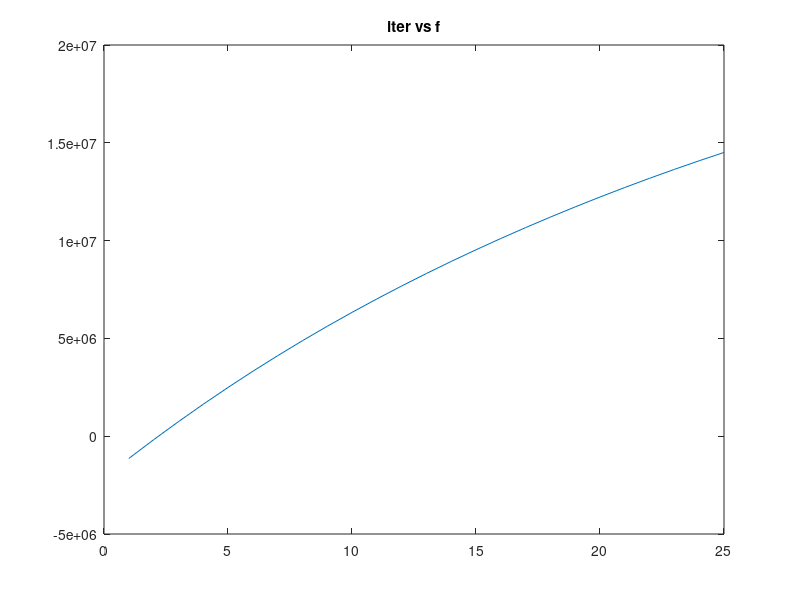
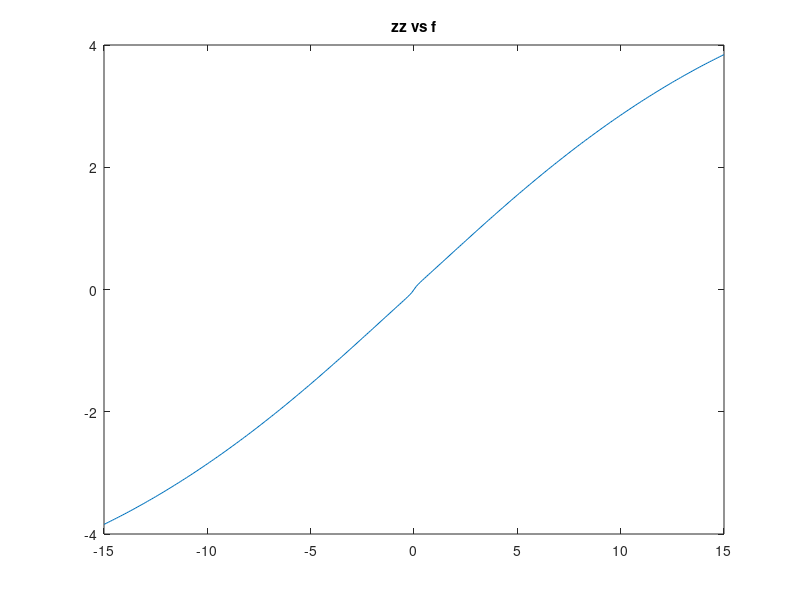
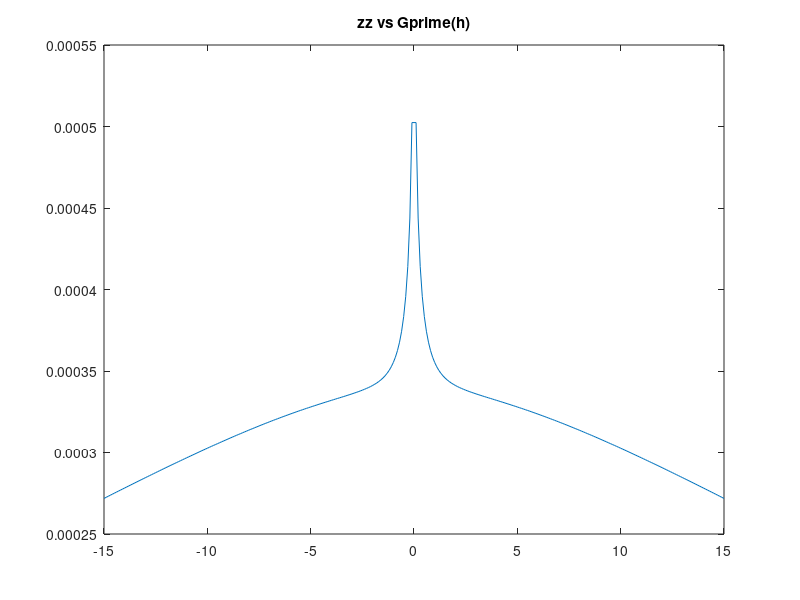

These figures' MATLAB source, in order:
function shakV5 % Optimised code

    tic
    clearvars;
    zz = -15:0.1:15;    
    zz = zz(zz ~= 0);
    zz = transpose(zz);

    n = max(size(zz));
    alpha = rand(n, 1);
    m = norm(sum(alpha)) / 2;

    y2 = iteratoverfuncnewton(alpha, zz, m, n);
    %subplot(2, 1, 1);
    figure;
    plot(zz, y2);
    title('zz vs Gprime(h)');

    elapsedTime = toc;
    disp(['Execution time: ' num2str(elapsedTime) ' seconds']);
    elapsedTime = toc / 60;
    fprintf('Time in mins: %.4f minutes\n', elapsedTime);

end

function y = iteratoverfuncnewton(alpha, zz, m, n)

    correctedvs = zeros(n, 1);
    valueArr = zeros(n, 1);
    iter=25;

    for i = 1:max(size(zz))
        disp(zz(i));
        values = newton(zz(i), alpha, m, iter,zz,i);
        valueArr(i)=-imag(values^2);
        correctedvs(i) = -(imag((values^2) / (n * pi * zz(i))));
    end
    figure;
    plot(zz,valueArr);
    title('zz vs f');
    y = correctedvs;
    
end

function [y] = newton(z, alpha, m, iter,zz,i)

    guess = -1i;
    iterArr = zeros(iter, 1);
    fArr = zeros(iter, 1);
    for ii = 1:iter
        [f, fp] = func1examplenewt(z, alpha, m, guess);
       
        if (fp ~= 0)
            current = guess - f / fp;
            guess = current;
        end
        if(i == numel(zz))
            iterArr(ii)=ii;
            tempf=f(end);
            tempf=-imag(tempf^2);
            fArr(ii)=tempf;
        end
    end
    if(i == numel(zz))
        figure;
        plot(iterArr, fArr);
        title('iter vs f');
    end
    y = guess;
end


function [y, dy] = func1examplenewt(z, alpha, m, guess)

    xp = 1;
    xp = xp .* (z - alpha * guess)';
    yp = sum(alpha .* xp ./ (z - alpha * guess));
    y = 2 * m * guess * xp - yp;
    rp = sum(alpha .* alpha .* xp ./ (z - alpha * guess) .* (z - alpha * guess), 1);
    dy = 2 * m * (xp - guess * yp) + rp;
end
